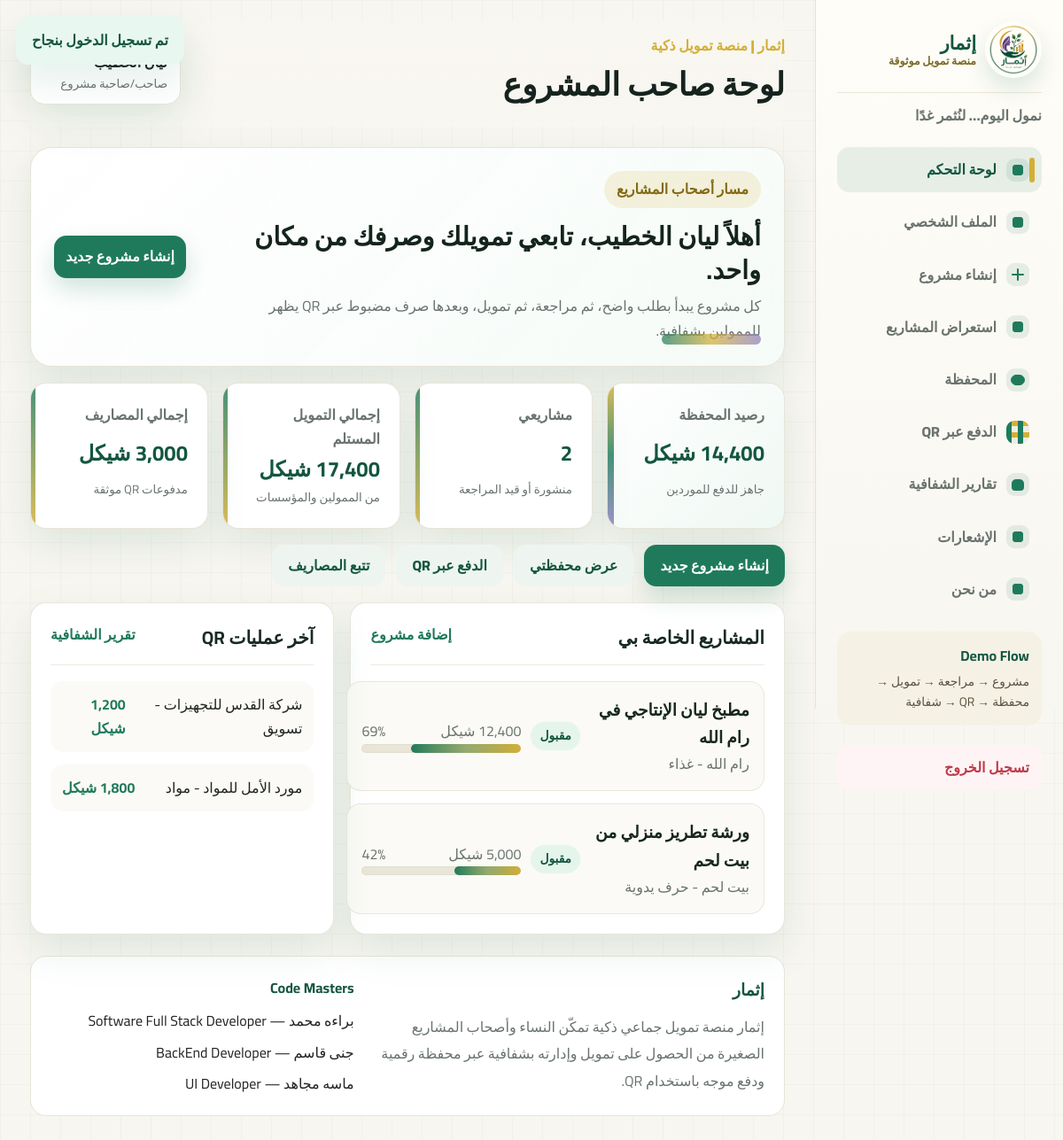
Screenshot of /pages/dashboard-owner.php (signed in) with the database file from the repository.
### tables this page shows
CREATE TABLE users (
  id INT AUTO_INCREMENT PRIMARY KEY,
  full_name VARCHAR(255),
  email VARCHAR(255) UNIQUE,
  phone VARCHAR(50),
  password VARCHAR(255),
  role ENUM('project_owner','funder','supplier','admin'),
  created_at TIMESTAMP DEFAULT CURRENT_TIMESTAMP
);

CREATE TABLE wallets (
  id INT AUTO_INCREMENT PRIMARY KEY,
  user_id INT,
  balance DECIMAL(10,2) DEFAULT 0,
  created_at TIMESTAMP DEFAULT CURRENT_TIMESTAMP,
  CONSTRAINT fk_wallets_user FOREIGN KEY (user_id) REFERENCES users(id) ON DELETE CASCADE
);

CREATE TABLE projects (
  id INT AUTO_INCREMENT PRIMARY KEY,
  owner_id INT,
  title VARCHAR(255),
  description TEXT,
  funding_goal DECIMAL(10,2),
  current_funding DECIMAL(10,2) DEFAULT 0,
  purpose VARCHAR(100),
  category VARCHAR(100),
  city VARCHAR(100),
  impact_summary TEXT,
  status ENUM('pending','approved','rejected','funded') DEFAULT 'pending',
  risk_score ENUM('low','medium','high') DEFAULT 'low',
  created_at TIMESTAMP DEFAULT CURRENT_TIMESTAMP,
  CONSTRAINT fk_projects_owner FOREIGN KEY (owner_id) REFERENCES users(id) ON DELETE SET NULL
);

CREATE TABLE qr_payments (
  id INT AUTO_INCREMENT PRIMARY KEY,
  project_id INT,
  owner_id INT,
  supplier_id INT,
  amount DECIMAL(10,2),
  category VARCHAR(100),
  created_at TIMESTAMP DEFAULT CURRENT_TIMESTAMP,
  CONSTRAINT fk_qr_project FOREIGN KEY (project_id) REFERENCES projects(id) ON DELETE CASCADE,
  CONSTRAINT fk_qr_owner FOREIGN KEY (owner_id) REFERENCES users(id) ON DELETE SET NULL,
  CONSTRAINT fk_qr_supplier FOREIGN KEY (supplier_id) REFERENCES suppliers(id) ON DELETE SET NULL
);

CREATE TABLE suppliers (
  id INT AUTO_INCREMENT PRIMARY KEY,
  user_id INT,
  business_name VARCHAR(255),
  category VARCHAR(100),
  qr_code VARCHAR(255),
  CONSTRAINT fk_suppliers_user FOREIGN KEY (user_id) REFERENCES users(id) ON DELETE CASCADE
);

### includes/db.php (called while the page is built, shortened)
<?php
function db(): PDO
{
    static $pdo = null;
    if ($pdo instanceof PDO) {
        return $pdo;
    }
    $pdo = new PDO('mysql:host=' . DB_HOST . ';dbname=' . DB_NAME . ';charset=utf8mb4', DB_USER, DB_PASS, [
        PDO::ATTR_ERRMODE => PDO::ERRMODE_EXCEPTION,
        PDO::ATTR_DEFAULT_FETCH_MODE => PDO::FETCH_ASSOC,
        PDO::ATTR_EMULATE_PREPARES => false,
    ]);
    ensure_schema_is_current($pdo);
    return $pdo;
}
function ensure_schema_is_current(PDO $pdo): void
{
    normalize_core_column_types($pdo);
    $columns = [
        ['users', 'phone', "ALTER TABLE users ADD COLUMN phone VARCHAR(50) NULL AFTER email"],
        ['users', 'created_at', "ALTER TABLE users ADD COLUMN created_at TIMESTAMP DEFAULT CURRENT_TIMESTAMP"],
        ['projects', 'purpose', "ALTER TABLE projects ADD COLUMN purpose VARCHAR(100) NULL AFTER current_funding"],
        ['projects', 'category', "ALTER TABLE projects ADD COLUMN category VARCHAR(100) NULL AFTER purpose"],
        ['projects', 'city', "ALTER TABLE projects ADD COLUMN city VARCHAR(100) NULL AFTER category"],
        ['projects', 'impact_summary', "ALTER TABLE projects ADD COLUMN impact_summary TEXT NULL AFTER city"],
        ['projects', 'status', "ALTER TABLE projects ADD COLUMN status ENUM('pending','approved','rejected','funded') DEFAULT 'pending' AFTER impact_summary"],
        ['projects', 'risk_score', "ALTER TABLE projects ADD COLUMN risk_score ENUM('low','medium','high') DEFAULT 'low' AFTER status"],
        ['wallets', 'created_at', "ALTER TABLE wallets ADD COLUMN created_at TIMESTAMP DEFAULT CURRENT_TIMESTAMP"],
        ['suppliers', 'business_name', "ALTER TABLE suppliers ADD COLUMN business_name VARCHAR(255) NULL AFTER user_id"],
        ['suppliers', 'category', "ALTER TABLE suppliers ADD COLUMN category VARCHAR(100) NULL AFTER business_name"],
        ['suppliers', 'qr_code', "ALTER TABLE suppliers ADD COLUMN qr_code VARCHAR(255) NULL AFTER category"],
        ['qr_payments', 'category', "ALTER TABLE qr_payments ADD COLUMN category VARCHAR(100) NULL AFTER amount"],
        ['qr_payments', 'created_at', "ALTER TABLE qr_payments ADD COLUMN created_at TIMESTAMP DEFAULT CURRENT_TIMESTAMP"],
        ['spending_tracking', 'description', "ALTER TABLE spending_tracking ADD COLUMN description TEXT NULL AFTER payment_id"],
        ['spending_tracking', 'category', "ALTER TABLE spending_tracking ADD COLUMN category VARCHAR(100) NULL AFTER amount"],
        ['spending_tracking', 'created_at', "ALTER TABLE spending_tracking ADD COLUMN created_at TIMESTAMP DEFAULT CURRENT_TIMESTAMP"],
    ];
    foreach ($columns as [$table, $column, $sql]) {
        if (table_exists($pdo, $table) && !column_exists($pdo, $table, $column)) {
            $pdo->exec($sql);
        }
    }
    if (table_exists($pdo, 'spending_tracking') && column_exists($pdo, 'spending_tracking', 'category') && table_exists($pdo, 'qr_payments')) {
        $pdo->exec(
            "UPDATE spending_tracking st
             JOIN qr_payments qp ON qp.id = st.payment_id
             SET st.category = qp.category
             WHERE (st.category IS NULL OR st.category = '') AND qp.category IS NOT NULL"
        );
    }
}
function normalize_core_column_types(PDO $pdo): void
{
    if (table_exists($pdo, 'users') && column_exists($pdo, 'users', 'role')) {
        $pdo->exec("ALTER TABLE users MODIFY COLUMN role VARCHAR(50) NOT NULL DEFAULT 'project_owner'");
        $pdo->exec("UPDATE users SET role = 'project_owner' WHERE role IN ('owner', '') OR role IS NULL");
        $pdo->exec("UPDATE users SET role = 'funder' WHERE role NOT IN ('project_owner', 'funder', 'supplier', 'admin')");
        $pdo->exec("ALTER TABLE users MODIFY COLUMN role ENUM('project_owner','funder','supplier','admin') NOT NULL DEFAULT 'project_owner'");
    }
    if (table_exists($pdo, 'projects') && column_exists($pdo, 'projects', 'status')) {
        $pdo->exec("ALTER TABLE projects MODIFY COLUMN status ENUM('pending','approved','rejected','funded') NOT NULL DEFAULT 'pending'");
    }
    if (table_exists($pdo, 'projects') && column_exists($pdo, 'projects', 'risk_score')) {
        $pdo->exec("ALTER TABLE projects MODIFY COLUMN risk_score ENUM('low','medium','high') NOT NULL DEFAULT 'low'");
    }
}
function table_exists(PDO $pdo, string $table): bool
{
    $stmt = $pdo->prepare('SELECT COUNT(*) FROM INFORMATION_SCHEMA.TABLES WHERE TABLE_SCHEMA = DATABASE() AND TABLE_NAME = ?');
    $stmt->execute([$table]);
    return (int) $stmt->fetchColumn() > 0;
}
function column_exists(PDO $pdo, string $table, string $column): bool
{
    $stmt = $pdo->prepare('SELECT COUNT(*) FROM INFORMATION_SCHEMA.COLUMNS WHERE TABLE_SCHEMA = DATABASE() AND TABLE_NAME = ? AND COLUMN_NAME = ?');
    $stmt->execute([$table, $column]);
    return (int) $stmt->fetchColumn() > 0;
}

### includes/auth.php (called while the page is built, shortened)
<?php
require_once __DIR__ . '/db.php';
require_once __DIR__ . '/helpers.php';
function current_user(): ?array
{
    static $user = null;
    if ($user !== null && (int) $user['id'] === (int) $_SESSION['user_id']) {
        return $user;
    }
    $stmt = db()->prepare('SELECT * FROM users WHERE id = ? LIMIT 1');
    $stmt->execute([(int) $_SESSION['user_id']]);
    $user = $stmt->fetch() ?: null;
    return $user;
}
function require_login(): array
{
    $user = current_user();
    return $user;
}
function require_role(array $roles): array
{
    $user = require_login();
    return $user;
}

### pages/dashboard-owner.php (the view, shortened to what this page needs)
<?php
require_once __DIR__ . '/../includes/auth.php';
$user = require_role(['project_owner']);
$walletStmt = db()->prepare('SELECT balance FROM wallets WHERE user_id = ? LIMIT 1');
$walletStmt->execute([(int) $user['id']]);
$wallet = $walletStmt->fetch();
$projectStats = db()->prepare('SELECT COUNT(*) projects_count, COALESCE(SUM(current_funding), 0) funded_total FROM projects WHERE owner_id = ?');
$projectStats->execute([(int) $user['id']]);
$stats = $projectStats->fetch();
$spentStmt = db()->prepare('SELECT COALESCE(SUM(amount), 0) spent_total FROM qr_payments WHERE owner_id = ?');
$spentStmt->execute([(int) $user['id']]);
$spent = $spentStmt->fetch();
$projectsStmt = db()->prepare('SELECT * FROM projects WHERE owner_id = ? ORDER BY created_at DESC');
$projectsStmt->execute([(int) $user['id']]);
$projects = $projectsStmt->fetchAll();
$paymentsStmt = db()->prepare(
    'SELECT qp.*, p.title, s.business_name
     FROM qr_payments qp
     JOIN projects p ON p.id = qp.project_id
     JOIN suppliers s ON s.id = qp.supplier_id
     WHERE qp.owner_id = ?
     ORDER BY qp.created_at DESC
     LIMIT 6'
);
$paymentsStmt->execute([(int) $user['id']]);
$payments = $paymentsStmt->fetchAll();
$pageTitle = 'لوحة صاحب المشروع';
require_once __DIR__ . '/../includes/header.php';
?>
<section class="welcome-panel owner-welcome">
    <div>
        <span class="section-badge">مسار أصحاب المشاريع</span>
        <h2>أهلاً <?= e($user['full_name']) ?>، تابعي تمويلك وصرفك من مكان واحد.</h2>
        <p>كل مشروع يبدأ بطلب واضح، ثم مراجعة، ثم تمويل، وبعدها صرف مضبوط عبر QR يظهر للممولين بشفافية.</p>
    </div>
    <a class="btn btn-primary" href="<?= e(url('create-project.php')) ?>">إنشاء مشروع جديد</a>
</section>
<section class="stats-grid">
    <article class="stat-card featured"><span>رصيد المحفظة</span><strong><?= e(money($wallet['balance'] ?? 0)) ?></strong><small>جاهز للدفع للموردين</small></article>
    <article class="stat-card"><span>مشاريعي</span><strong><?= e((string) $stats['projects_count']) ?></strong><small>منشورة أو قيد المراجعة</small></article>
    <article class="stat-card"><span>إجمالي التمويل المستلم</span><strong><?= e(money($stats['funded_total'])) ?></strong><small>من الممولين والمؤسسات</small></article>
    <article class="stat-card"><span>إجمالي المصاريف</span><strong><?= e(money($spent['spent_total'])) ?></strong><small>مدفوعات QR موثقة</small></article>
</section>
<section class="quick-actions">
    <a class="btn btn-primary" href="<?= e(url('create-project.php')) ?>">إنشاء مشروع جديد</a>
    <a class="btn btn-light" href="<?= e(url('wallet.php')) ?>">عرض محفظتي</a>
    <a class="btn btn-light" href="<?= e(url('qr-payment.php')) ?>">الدفع عبر QR</a>
    <a class="btn btn-light" href="<?= e(url('tracking.php')) ?>">تتبع المصاريف</a>
</section>
<section class="dashboard-grid">
    <article class="panel">
        <div class="panel-header"><h2>المشاريع الخاصة بي</h2><a href="<?= e(url('create-project.php')) ?>">إضافة مشروع</a></div>
        <div class="project-stack">
            <?php foreach ($projects as $project): ?>
                <div class="project-row-card">
                    <div>
                        <h3><?= e($project['title']) ?></h3>
                        <span class="muted"><?= e($project['city']) ?> - <?= e($project['category']) ?></span>
                    </div>
                    <span class="badge <?= e(status_class($project['status'])) ?>"><?= e(status_label($project['status'])) ?></span>
                    <div class="progress-wrap">
                        <div class="card-row muted"><span><?= e(money($project['current_funding'])) ?></span><span><?= progress_percent($project['current_funding'], $project['funding_goal']) ?>%</span></div>
                        <div class="progress"><span style="width:<?= progress_percent($project['current_funding'], $project['funding_goal']) ?>%"></span></div>
                    </div>
                </div>
            <?php endforeach; ?>
        </div>
    </article>
    <article class="panel">
        <div class="panel-header"><h2>آخر عمليات QR</h2><a href="<?= e(url('tracking.php')) ?>">تقرير الشفافية</a></div>
        <div class="activity-list">
            <?php foreach ($payments as $payment): ?>
                <div class="activity-item">
                    <span><?= e($payment['business_name']) ?> - <?= e($payment['category']) ?></span>
                    <strong><?= e(money($payment['amount'])) ?></strong>
                </div>
            <?php endforeach; ?>
        </div>
    </article>
</section>
<?php require_once __DIR__ . '/../includes/footer.php'; ?>

### includes/header.php (shortened to what this page needs)
<?php
require_once __DIR__ . '/auth.php';
$pageTitle = $pageTitle ?? 'إثمار';
$layout = $layout ?? 'dashboard';
$flash = get_flash();
$user = current_user();
?>
<!DOCTYPE html>
<html lang="ar" dir="rtl">
<head>
    <link rel="stylesheet" href="<?= e(url('assets/css/style.css')) ?>">
    <link rel="stylesheet" href="<?= e(url('assets/css/dashboard.css')) ?>">
    <link rel="stylesheet" href="<?= e(url('assets/css/responsive.css')) ?>">
</head>
<body class="<?= e($layout) ?>-body">
<?php if ($layout === 'landing'): ?>
    <header class="landing-nav">
        <a class="brand" href="<?= e(url('index.php')) ?>">
            <?= logo_img('brand-logo') ?>
            <span class="brand-text">
                <strong>إثمار</strong>
                <small>نمول اليوم… لنُثمر غدًا</small>
            </span>
        </a>
        <nav class="nav-links">
            <a href="<?= e(url('index.php#home')) ?>">الرئيسية</a>
            <a href="<?= e(url('index.php#how')) ?>">كيف يعمل</a>
            <a href="<?= e(url('marketplace.php')) ?>">المشاريع</a>
            <a href="<?= e(url('about.php')) ?>">من نحن</a>
            <?php if ($user): ?>
                <a href="<?= e(url(dashboard_for_role($user['role']))) ?>">لوحة التحكم</a>
            <?php else: ?>
                <a href="<?= e(url('login.php')) ?>">تسجيل الدخول</a>
            <?php endif; ?>
        </nav>
        <?php if ($user): ?>
            <a class="btn btn-primary" href="<?= e(url('logout.php')) ?>">تسجيل الخروج</a>
        <?php else: ?>
            <a class="btn btn-primary" href="<?= e(url('signup.php')) ?>">ابدأ الآن</a>
        <?php endif; ?>
    </header>
<?php elseif ($layout === 'dashboard'): ?>
    <div class="app-shell">
        <?php include __DIR__ . '/sidebar.php'; ?>
        <main class="main-content">
            <div class="topbar">
                <div class="page-heading">
                    <p class="eyebrow">إثمار | منصة تمويل ذكية</p>
                    <h1><?= e($pageTitle) ?></h1>
                </div>
                <div class="user-pill">
                    <span><?= e($user['full_name'] ?? 'زائر') ?></span>
                    <small><?= e(isset($user['role']) ? role_label($user['role']) : 'غير مسجل') ?></small>
                </div>
            </div>
<?php endif; ?>
<?php if ($flash): ?>
    <div class="flash flash-<?= e($flash['type']) ?>">
        <?= e($flash['message']) ?>
    </div>
<?php endif; ?>

### rows the page displays
users: role "صاحب/صاحبة مشروع", full_name "ليان الخطيب"
wallets: balance "14,400 شيكل"
projects: title "مطبخ ليان الإنتاجي في رام الله", city "رام الله", category "غذاء", status "مقبول", current_funding "12,400 شيكل", current_funding+funding_goal "69"
projects: title "ورشة تطريز منزلي من بيت لحم", city "بيت لحم", category "حرف يدوية", status "مقبول", current_funding "5,000 شيكل", current_funding+funding_goal "42"
qr_payments: supplier.business_name "شركة القدس للتجهيزات", category "تسويق", amount "1,200 شيكل"
qr_payments: supplier.business_name "مورد الأمل للمواد", category "مواد", amount "1,800 شيكل"

### other values shown
$item['label'] "لوحة التحكم"
$item['label'] "الملف الشخصي"
$item['label'] "إنشاء مشروع"
$item['label'] "استعراض المشاريع"
$item['label'] "المحفظة"
$item['label'] "الدفع عبر QR"
$item['label'] "تقارير الشفافية"
$item['label'] "الإشعارات"
$item['label'] "من نحن"
$pageTitle "لوحة صاحب المشروع"
$flash['message'] "تم تسجيل الدخول بنجاح"
$stats['projects_count'] "2"
money($stats['funded_total']) "17,400 شيكل"
money($spent['spent_total']) "3,000 شيكل"
